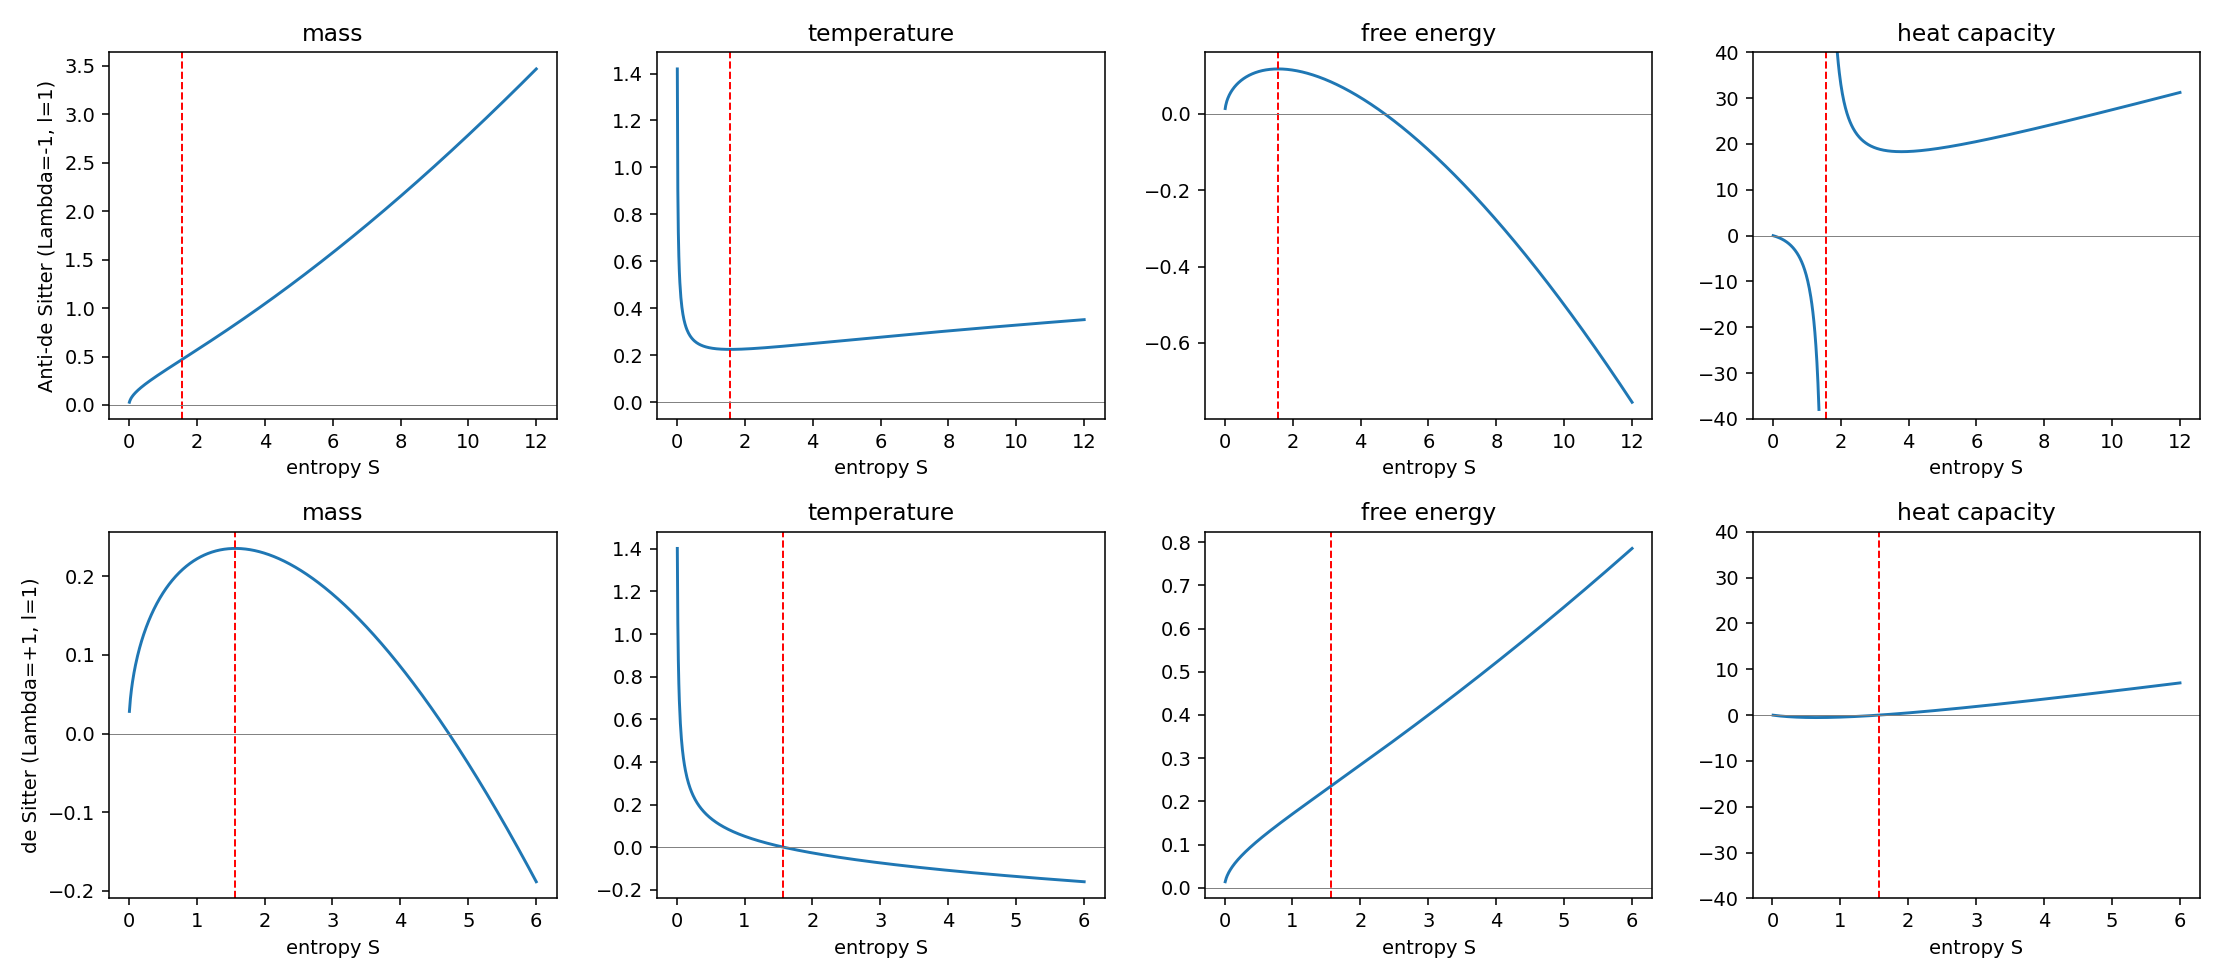

The script that saved this image:
"""Thermodynamics of a black hole with cosmological constant in bumblebee gravity.

Horizon condition f(r)=0 with f = -(1 - 2M/r - (1+l) Lambda r^2 / 3) gives M(r). With
S = pi r^2 (area law) everything follows from M(S):

    T = dM/dS,   F = M - T S,   C = T / (dT/dS)

l is the Lorentz-violating parameter, Lambda the effective cosmological constant.
The symbolic results are derived with sympy and checked against the thesis equations.
"""
import matplotlib.pyplot as plt
import numpy as np
import sympy as sp

S = sp.Symbol("S", positive=True)
l, Lam = sp.symbols("l Lambda", real=True)
a = (1 + l) * Lam  # only this combination appears

M = sp.sqrt(S) / (2 * sp.sqrt(sp.pi)) - a * S ** sp.Rational(3, 2) / (6 * sp.pi ** sp.Rational(3, 2))
T = sp.simplify(sp.diff(M, S))
F = sp.simplify(M - T * S)
C = sp.simplify(T / sp.diff(T, S))


def check_against_thesis():
    T_thesis = 1 / (4 * sp.sqrt(sp.pi * S)) - a * sp.sqrt(S) / (4 * sp.pi ** sp.Rational(3, 2))
    F_thesis = (3 * sp.pi * sp.sqrt(S) - a * S ** sp.Rational(3, 2)) / (12 * sp.pi ** sp.Rational(3, 2))
    print("T  =", T)
    print("F  =", F)
    print("C  =", sp.factor(C))
    print("T matches thesis Eq. 5.5:", sp.simplify(T - T_thesis) == 0)
    print("F matches thesis Eq. 5.6:", sp.simplify(F - F_thesis) == 0,
          "(difference:", sp.simplify(F - F_thesis), ")")


def curves(lam, lorentz, s_max, s_min=0.01, n=800):
    s = np.linspace(s_min, s_max, n)
    sub = {Lam: lam, l: lorentz}
    f = {name: sp.lambdify(S, expr.subs(sub), "numpy") for name, expr in
         dict(M=M, T=T, F=F, C=C).items()}
    return s, {k: np.broadcast_to(fn(s), s.shape).astype(float) for k, fn in f.items()}


def main():
    check_against_thesis()
    lorentz = 1.0
    cases = {"Anti-de Sitter (Lambda=-1, l=1)": (-1.0, 12.0), "de Sitter (Lambda=+1, l=1)": (1.0, 6.0)}
    fig, axes = plt.subplots(2, 4, figsize=(16, 7))
    for row, (title, (lam, s_max)) in zip(axes, cases.items()):
        s, y = curves(lam, lorentz, s_max)
        a_val = (1 + lorentz) * lam
        s_pole = np.pi / abs(a_val)  # T=0 (dS, Nariai limit) or C pole (AdS)
        for ax, (name, label) in zip(row, [("M", "mass"), ("T", "temperature"),
                                           ("F", "free energy"), ("C", "heat capacity")]):
            values = y[name].copy()
            if name == "C":
                values[np.abs(values) > 40] = np.nan  # hide the pole
                ax.set_ylim(-40, 40)
            ax.plot(s, values)
            ax.axvline(s_pole, color="r", ls="--", lw=1)
            ax.axhline(0, color="gray", lw=0.5)
            ax.set(xlabel="entropy S", title=label)
        row[0].set_ylabel(title)
        if lam > 0:
            print(f"dS: M>0 and T>0 only for S < pi/((1+l)Lambda) = {s_pole:.3f} (Nariai limit)")
        else:
            print(f"AdS: C diverges at S = pi/|(1+l)Lambda| = {s_pole:.3f}; C<0 below (unstable), C>0 above (stable)")
    fig.tight_layout()
    fig.savefig("bumblebee_bh.png", dpi=140)


if __name__ == "__main__":
    main()
